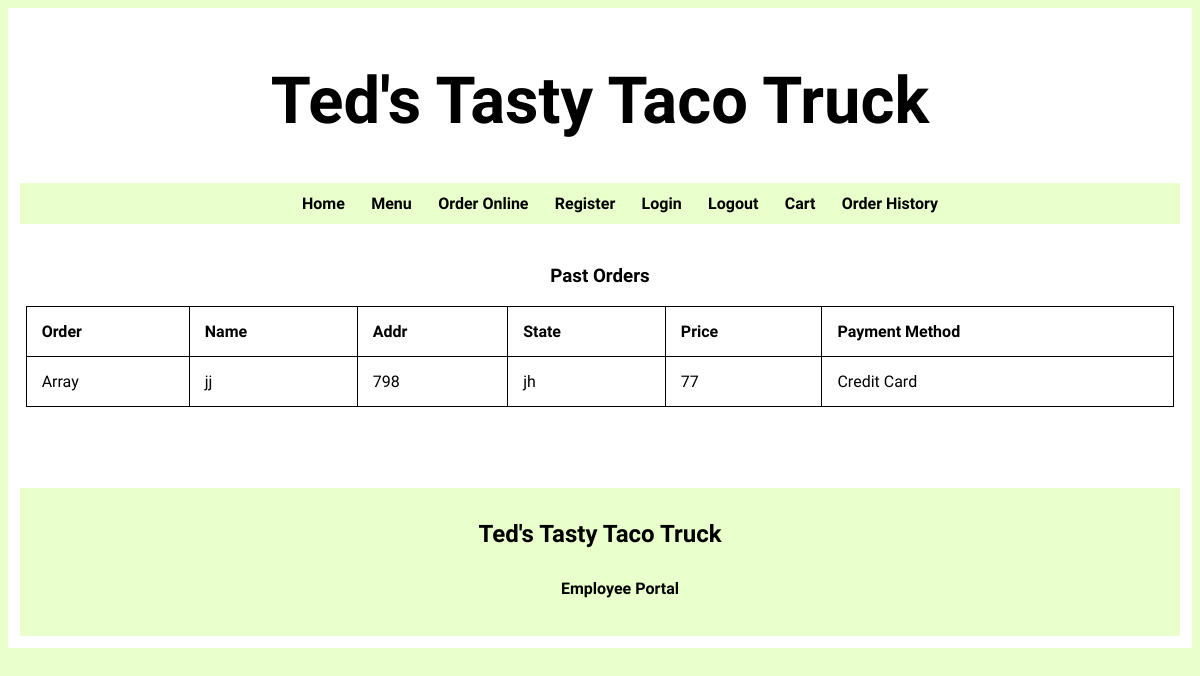
Screenshot of /pastorders.php (signed in) with the database file from the repository.
### tables this page shows
CREATE TABLE `orders` (
  `orderId` int(9) NOT NULL,
  `name` varchar(250) NOT NULL,
  `total` int(250) NOT NULL,
  `fname` varchar(250) NOT NULL,
  `lname` varchar(250) NOT NULL,
  `addr` varchar(250) NOT NULL,
  `state` varchar(250) NOT NULL,
  `paymethod` varchar(250) NOT NULL
);

### pastorders.php (the view, shortened to what this page needs)
<!DOCTYPE html>
<html>
<head>
    <link rel="stylesheet" href="stylesheet.css" type="text/css">
</head>
<body>
    <div class="container">
        <header>
            <h1>Ted's Tasty Taco Truck</h1>
        </header>
        <article class="left">
            <?php
                require_once("connect-db.php");
                $sql = "select * from orders";
                $statement1 = $db->prepare($sql);
                if($statement1->execute()){
                    $customers = $statement1->fetchAll();
                }else{
                    $error1= "Error finding tickets.";
                }
            ?>
           <h3>Past Orders</h3>
            <table>
                <tr>
                    <th>Order</th>
                    <th>Name</th>
                    <th>Addr</th>
                    <th>State</th>
                    <th>Price</th>
                    <th>Payment Method</th>
                </tr>
                <?php
                    foreach($customers as $c){?>
                <tr>
                    <td><?php echo $c["name"];?></td>
                    <td><?php echo $c["fname"];?></td>
                    <td><?php echo $c["addr"];?></td>
                    <td><?php echo $c["state"];?></td>
                    <td><?php echo $c["total"];?></td>
                    <td><?php echo $c["paymethod"];?></td>
                </tr>
                <?php } ?>
            </table>
            <br><br><br><br>
        </article>
        <?php include("navfooter.php");?>
    </div>
</body>
</html>

### stylesheet.css (style rules this page uses)
body { background: #e9ffcc; text-align: center; font-family: 'Oswald', cursive; }
.container { max-width: auto; margin: auto; background: #fff; padding: 1%; }
h1, h2, h3 { font-family: 'Oswald', sans-serif;; color: #000; }
nav { background: #e9ffcc; text-align: center; }
nav ul li { display: inline-block; padding: 1%; }
nav ul li a { text-decoration: none; font-size: 1em; color: black; font-weight: bold; }
h1 { text-align: center; font-size: 65px; }
article { background: white; padding: 0.5%; }
table { width:100%; }
table, th, td { border: 1px solid black; border-collapse: collapse; }
th, td { padding: 15px; text-align: left; }

### rows the page displays
orders: name "Array", fname "jj", addr "798", state "jh", total "77", paymethod "Credit Card"
